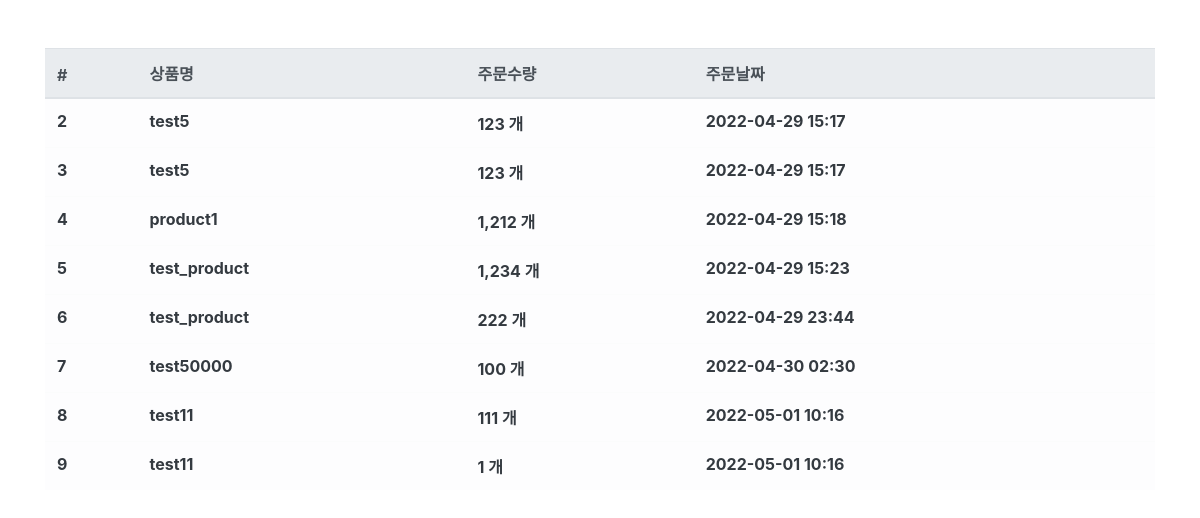
/order/ (signed in), run on an earlier commit of the app's database.
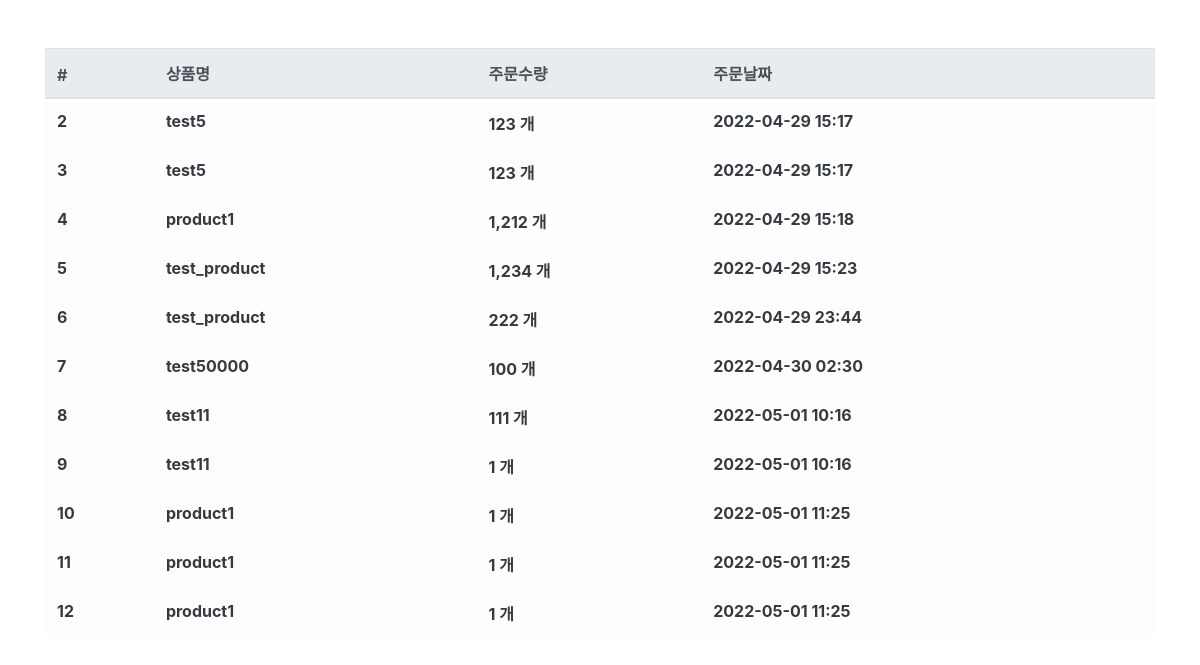
And on a later commit of the database.
### order/models.py (models this page shows, shortened)
class Order(models.Model):
    fcuser = models.ForeignKey('fcuser.Fcuser', on_delete=models.CASCADE,verbose_name='사용자')
    product = models.ForeignKey('product.Product', on_delete=models.CASCADE, verbose_name='상품')
    quantity = models.IntegerField(verbose_name='수량')
    register_date = models.DateTimeField(auto_now_add=True, verbose_name='등록날짜')
    class Meta:
        db_table = 'fastcampus_order'
        verbose_name = '주문'
        verbose_name_plural = '주문'

### product/models.py (models this page shows)
class Product(models.Model):
    name = models.CharField(max_length=256, verbose_name='상품명')
    price = models.IntegerField(verbose_name='상품가격')
    description = models.TextField(verbose_name='상품설명') # textfield는 글자 수 제한이 없다.
    stock = models.IntegerField(verbose_name='재고')
    register_date = models.DateTimeField(auto_now_add=True, verbose_name='등록날짜')
    def __str__(self):
        return self.name
    class Meta:
        db_table = 'fastcampus_product'
        verbose_name = '상품'
        verbose_name_plural = '상품'

### order/views.py (the view)
# urls.py: path('order/', OrderList.as_view()),
@method_decorator(login_required, name='dispatch')
class OrderList(ListView):
    template_name = 'order.html'
    context_object_name = 'order_list'
    def get_queryset(self,**kwargs):
        queryset = Order.objects.filter(fcuser__email=self.request.session.get('user'))
        return queryset

### order/templates/order.html
{% extends "base.html" %}
{% load humanize %}
{% block contents %}
<div class="row mt-5">
  <div class="col-12">
    <table class="table table-light">
      <thead class="thead-light">
        <tr>
          <th scope="col">#</th>
          <th scope="col">상품명</th>
          <th scope="col">주문수량</th>
          <th scope="col">주문날짜</th>
        </tr>
      </thead>
      <tbody class="text-dark">
        {% for order in order_list %}
        <tr>
          <th scope="row">{{ order.id }}</th>
          <th>{{ order.product }}</th>
          <th>{{ order.quantity|intcomma }} 개</th>
          <th>{{ order.register_date|date:'Y-m-d H:i' }}</th>
        </tr>
        {% endfor%}
      </tbody>
    </table>
  </div>
{% endblock %}

### fcuser/templates/base.html (shortened to what this page needs)
<html>
    <head>
        <link rel="stylesheet" href="https://stackpath.bootstrapcdn.com/bootstrap/4.4.1/css/bootstrap.min.css">
    </head>
    <body>
        <div class="container">
            {% block contents %}
            {% endblock %}
        </div>
    </body>
</html>

What changed in the data, as far as the page shows it:
added Order: id "10", product "product1", quantity "1", register_date "2022-05-01 11:25"
added Order: id "11", product "product1", quantity "1", register_date "2022-05-01 11:25"
added Order: id "12", product "product1", quantity "1", register_date "2022-05-01 11:25"
